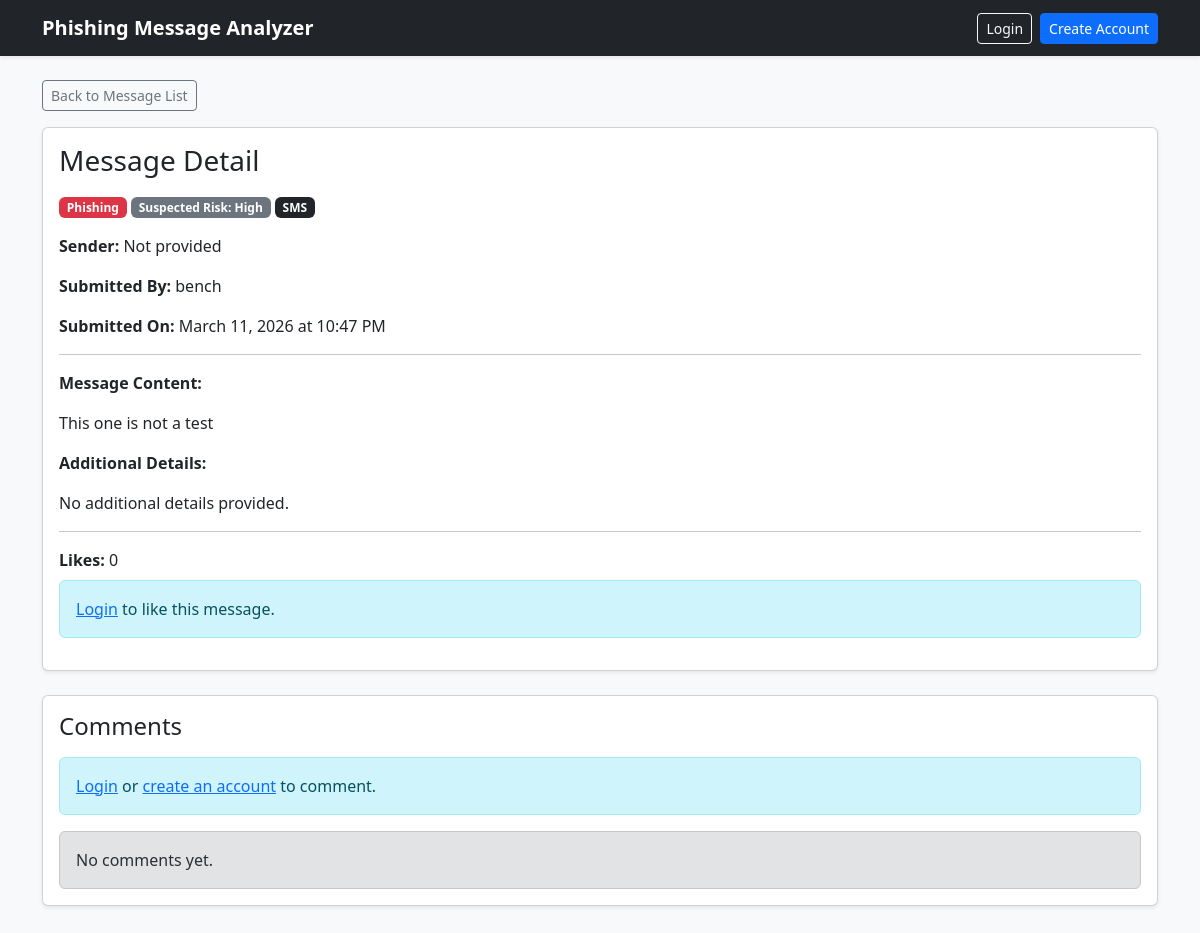
The app's page /message/21/, older data.
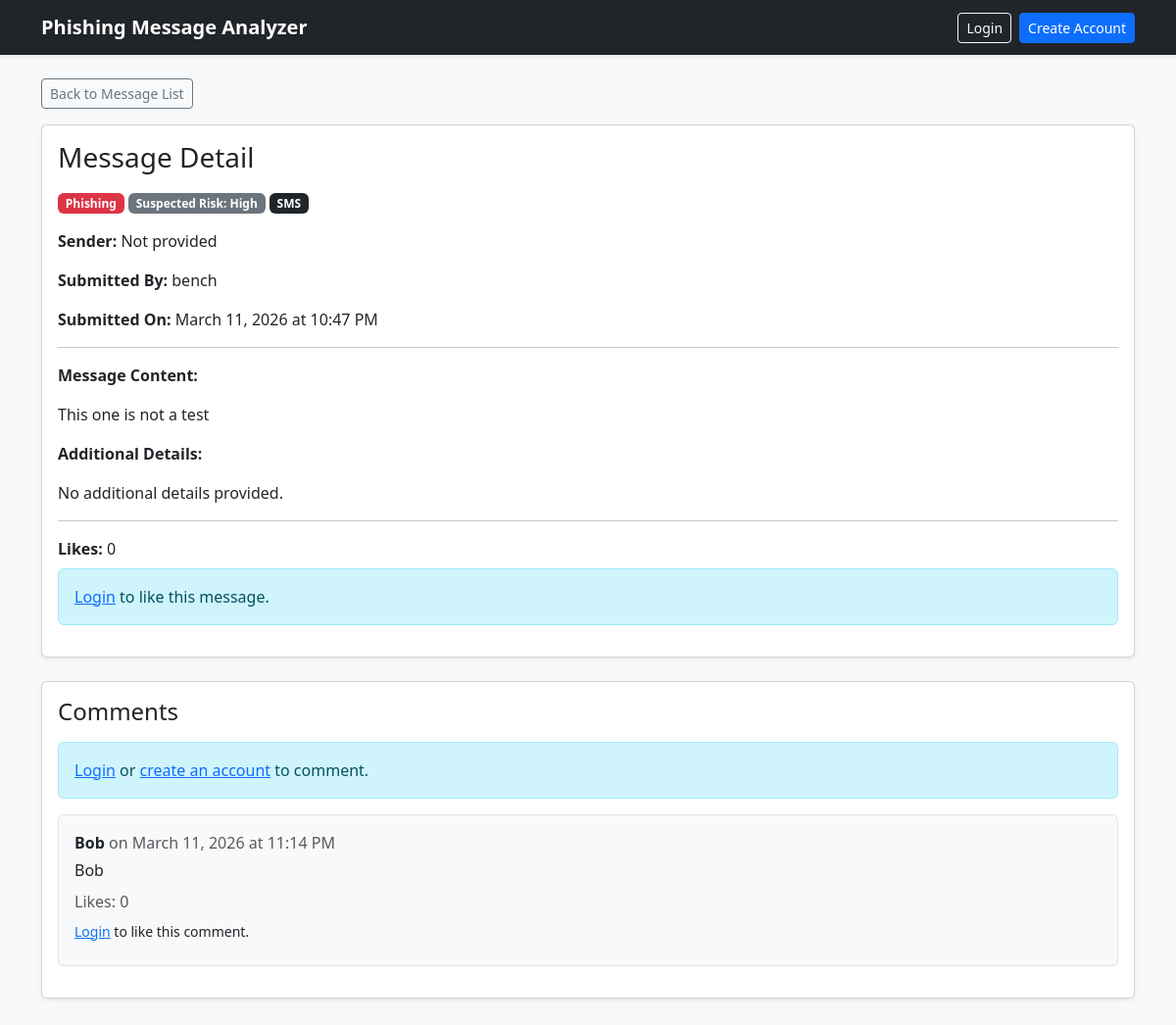
The same page, newer data.
### analyzer/models.py (models this page shows, shortened)
class Comment(models.Model):
    message = models.ForeignKey(Message, on_delete=models.CASCADE, related_name='comments')
    user = models.ForeignKey(User, on_delete=models.CASCADE)
    content = models.TextField()
    created_at = models.DateTimeField(auto_now_add=True)
    likes = models.ManyToManyField(User, related_name='liked_comments', blank=True)

### analyzer/views.py (the view)
# urls.py: path('message/<int:message_id>/', views.message_detail, name='message_detail'),
def message_detail(request, message_id):
    message = get_object_or_404(Message, id=message_id)
    comments = message.comments.all().order_by('-created_at')
    has_seconded = False
    if request.user.is_authenticated:
        has_seconded = request.user in message.seconds.all()
    for comment in comments:
        comment.has_liked = request.user.is_authenticated and request.user in comment.likes.all()
    if request.method == 'POST':
        if not request.user.is_authenticated:
            return redirect('/accounts/login/')
        form = CommentForm(request.POST)
        if form.is_valid():
            comment = form.save(commit=False)
            comment.message = message
            comment.user = request.user
            comment.save()
            return redirect('message_detail', message_id=message.id)
    else:
        form = CommentForm()
    context = {
        'message': message,
        'comments': comments,
        'form': form,
        'has_seconded': has_seconded,
    }
    return render(request, 'analyzer/message_detail.html', context)

### analyzer/templates/analyzer/message_detail.html (shortened to what the changed rows need)
{% extends "analyzer/base.html" %}
{% block content %}
<div class="card shadow-sm mb-4">
    <div class="card-body">
        <h1 class="card-title h3 mb-3">Message Detail</h1>
    </div>
</div>
<div class="card shadow-sm">
    <div class="card-body">
        <h2 class="h4 mb-3">Comments</h2>
        {% if user.is_authenticated %}
            <form method="post" class="mb-4">
                {% csrf_token %}
                {{ form.as_p }}
                <button type="submit" class="btn btn-primary">Post Comment</button>
            </form>
        {% else %}
            <div class="alert alert-info">
                <a href="/accounts/login/">Login</a> or
                <a href="/register/">create an account</a> to comment.
            </div>
        {% endif %}
        {% for comment in comments %}
            <div class="border rounded p-3 mb-3 bg-light">
                <p class="mb-1">
                    <strong>{{ comment.user.username }}</strong>
                    <span class="text-muted">on {{ comment.created_at|date:"F j, Y \a\t g:i A" }}</span>
                </p>
                <p class="mb-2">{{ comment.content }}</p>
                <p class="text-muted mb-2">Likes: {{ comment.likes.count }}</p>
                {% if user.is_authenticated %}
                    <form method="post" action="/comment/{{ comment.id }}/like/" class="mb-2">
                        {% csrf_token %}
                        {% if comment.has_liked %}
                            <button type="submit" class="btn btn-outline-warning btn-sm">Unlike</button>
                        {% else %}
                            <button type="submit" class="btn btn-warning btn-sm">Like</button>
                        {% endif %}
                    </form>
                {% else %}
                    <p class="small mb-2">
                        <a href="/accounts/login/">Login</a> to like this comment.
                    </p>
                {% endif %}
            </div>
        {% empty %}
            <div class="alert alert-secondary mb-0">
                No comments yet.
            </div>
        {% endfor %}
    </div>
</div>
{% endblock %}

Row changes from the older to the newer data that the page shows:
added Comment: user.username "Bob", created_at "March 11, 2026 at 11:14 PM", content "Bob", likes.count "0"
Text that changed along with them:
text no longer shown: "No comments yet."
